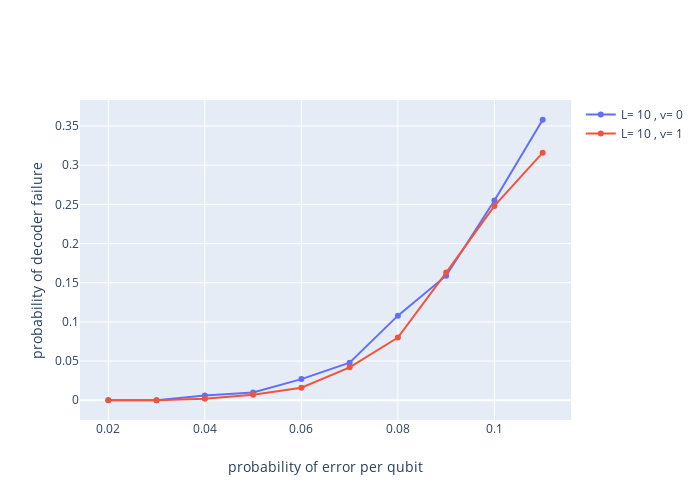

This figure's notebook cell:
### Code cell
x = list(np.arange(0.02, 0.12, 0.01))
y = {(6, 0): [0.0, 0.009, 0.015, 0.032, 0.069, 0.103, 0.159, 0.216, 0.283, 0.338], 
     (6, 1): [0.001, 0.006, 0.013, 0.039, 0.044, 0.077, 0.116, 0.186, 0.24, 0.297], 
     (6, 2): [0.005, 0.015, 0.027, 0.048, 0.088, 0.12, 0.194, 0.239, 0.309, 0.341], 
     (6, 3): [0.001, 0.01, 0.033, 0.045, 0.086, 0.125, 0.19, 0.234, 0.316, 0.369], 
     (8, 0): [0.0, 0.003, 0.011, 0.012, 0.047, 0.069, 0.12, 0.202, 0.258, 0.312], 
     (8, 1): [0.001, 0.001, 0.003, 0.017, 0.035, 0.058, 0.104, 0.156, 0.242, 0.313], 
     (8, 2): [0.0, 0.0, 0.012, 0.02, 0.053, 0.088, 0.15, 0.232, 0.28, 0.341], 
     (8, 3): [0.0, 0.003, 0.011, 0.026, 0.056, 0.083, 0.15, 0.21, 0.286, 0.356], 
     (10, 0): [0.0, 0.0, 0.006, 0.01, 0.027, 0.048, 0.108, 0.159, 0.255, 0.358], 
     (10, 1): [0.0, 0.0, 0.002, 0.007, 0.016, 0.042, 0.08, 0.163, 0.248, 0.316], (10, 2): [0.001, 0.002, 0.003, 0.01, 0.024, 0.066, 0.112, 0.166, 0.264, 0.394], (10, 3): [0.0, 0.001, 0.003, 0.014, 0.028, 0.056, 0.108, 0.178, 0.253, 0.364]}
plot_plotly_both(x, y, [10], [0, 1], '')
